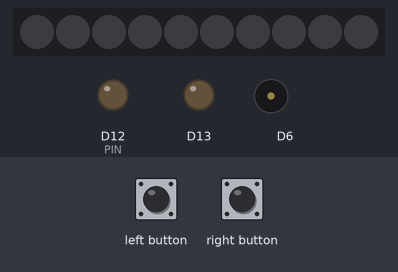
A sketch run on a simulated Adafruit Circuit Playground Express. On the bench: 10 RGB LEDs in strip order, left to right, output pins drawn as LEDs (lit = HIGH), buzzer (waves = sounding). Inputs (shaded band) come from the test bench. Dim RGB values are drawn brighter than linear.

Above: at 1.2 s.
1.3 s: left button pressed for 0.15 s
At 2.4 s:
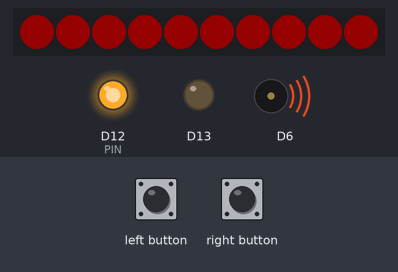
5.0 s: right button pressed for 3.2 s
At 8.2 s:
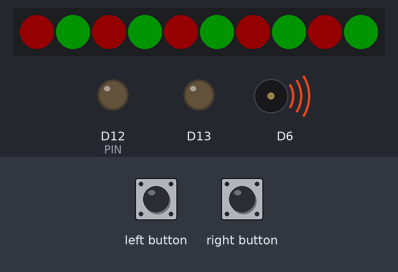
9.9 s: right button pressed for 0.15 s
At 13.0 s:
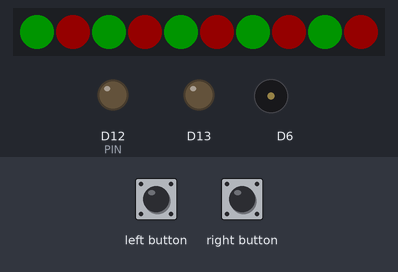
Timing chart, 0 to 14.5 s (numbered marks = the images above; inputs shaded):
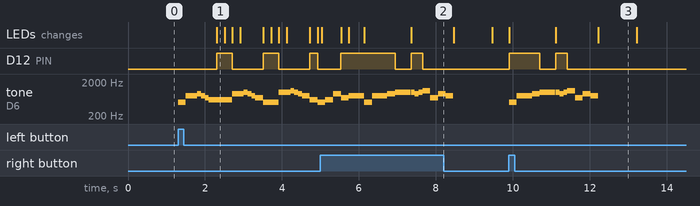

The sketch:

CP-Classic-ChristmasButtons.ino
```cpp
#include <Adafruit_CircuitPlayground.h>

#define PIN 12 //CHANGE this if your sequins thread connects to something different than 12

///////////////////////////////////////////////////////////////////////////////
void setup() {
  CircuitPlayground.begin();
  pinMode(PIN, OUTPUT); //Sets PIN (one we set above) to be an output (not input)
}

// MAIN Loop that defines the two main functions
void loop() {
  if (CircuitPlayground.leftButton()) {
    indicateLeft();
  }
  if (CircuitPlayground.rightButton()) {
    indicateRight();
  }
}

void indicateLeft() {
  CircuitPlayground.clearPixels();

 //SONG Wish You a Merry Christmas
  CircuitPlayground.playTone(500, 200);
  CircuitPlayground.playTone(800, 200);
  CircuitPlayground.playTone(800, 100);
  CircuitPlayground.playTone(900, 100);
  CircuitPlayground.playTone(800, 100);
  CircuitPlayground.playTone(700, 100);
  CircuitPlayground.playTone(600, 200);
  allRed();
  digitalWrite(PIN, HIGH); //writes out to sequin connected to pin
  CircuitPlayground.playTone(600, 200);
  allGreen();
  CircuitPlayground.playTone(600, 200);
  allRed();
  digitalWrite(PIN, LOW);
  CircuitPlayground.playTone(900, 200);
  CircuitPlayground.clearPixels();
  CircuitPlayground.playTone(900, 100);
  CircuitPlayground.playTone(1000, 100);
  CircuitPlayground.playTone(900, 100);
  CircuitPlayground.playTone(800, 100);
  CircuitPlayground.playTone(700, 200);
  digitalWrite(PIN, HIGH);
  allGreen();
  CircuitPlayground.playTone(500, 200);
  allRed();
  CircuitPlayground.playTone(500, 200);
  digitalWrite(PIN, LOW);
  allGreen();
  CircuitPlayground.playTone(1000, 200);
  CircuitPlayground.clearPixels();
  CircuitPlayground.playTone(1000, 100);
  CircuitPlayground.playTone(1100, 100);
  CircuitPlayground.playTone(1000, 100);
  CircuitPlayground.playTone(900, 100);
  CircuitPlayground.playTone(800, 200);
  digitalWrite(PIN, HIGH);
  redWhite();
  CircuitPlayground.playTone(600, 200);
  whiteRed();
  digitalWrite(PIN, LOW);
  CircuitPlayground.playTone(500, 100);
  CircuitPlayground.clearPixels();
  CircuitPlayground.playTone(500, 100);
  CircuitPlayground.playTone(600, 200);
  CircuitPlayground.playTone(900, 200);
  digitalWrite(PIN, HIGH);
  allBlue();
  CircuitPlayground.playTone(700, 200);
  allWhite();
  CircuitPlayground.playTone(800, 400);
  CircuitPlayground.clearPixels();
  digitalWrite(PIN, LOW);

}

void indicateRight() {
  CircuitPlayground.clearPixels();

  digitalWrite(PIN, HIGH); //writes out to sequin connected to pin
  whiteRed();
  //Oh Christmas Tree Song Below
  CircuitPlayground.playTone(500, 200);
  CircuitPlayground.playTone(800, 100);
  CircuitPlayground.playTone(800, 100);
  CircuitPlayground.playTone(800, 200);
  CircuitPlayground.playTone(900, 200);
  digitalWrite(PIN, LOW);
  CircuitPlayground.playTone(1000, 100);
  CircuitPlayground.playTone(1000, 100);
  CircuitPlayground.playTone(1000, 200);
  delay(10);

  redWhite();
  digitalWrite(PIN, HIGH);

  //Continue Song
  CircuitPlayground.playTone(1000, 100);
  CircuitPlayground.playTone(900, 100);
  CircuitPlayground.playTone(1000, 100);
  digitalWrite(PIN, LOW);
  CircuitPlayground.playTone(1100, 200);
  CircuitPlayground.playTone(700, 200);
  CircuitPlayground.playTone(900, 200);
  CircuitPlayground.playTone(800, 200);
  digitalWrite(PIN, LOW);
  whiteRed();
  delay(1000);
  digitalWrite(PIN, LOW);
  CircuitPlayground.clearPixels();

}


////BELOW ARE ALL FUNCTION TO FLASH COLORS

//A simple function that makes all lights red
void allRed() {
  for(int i=0; i<10; ++i) {
    CircuitPlayground.setPixelColor(i, 255,0,0);
  }
}

//A simple function that makes all lights green
void allGreen() {
  for(int i=0; i<10; ++i) {
    CircuitPlayground.setPixelColor(i, 0,255,0);
  }
}

//A simple function that makes all lights blue
void allBlue() {
  for(int i=0; i<10; ++i) {
    CircuitPlayground.setPixelColor(i, 0, 0, 255);
  }
}

//A simple function that makes all lights white
void allWhite() {
  for(int i=0; i<10; ++i) {
    CircuitPlayground.setPixelColor(i, 255, 255, 255);
  }
}

void whiteRed() {
  CircuitPlayground.setPixelColor(0, 0, 255, 0);
  CircuitPlayground.setPixelColor(1, 255, 0, 0);
  CircuitPlayground.setPixelColor(2, 0, 255, 0);
  CircuitPlayground.setPixelColor(3, 255, 0, 0);
  CircuitPlayground.setPixelColor(4, 0, 255, 0);
  CircuitPlayground.setPixelColor(5, 255, 0, 0);
  CircuitPlayground.setPixelColor(6, 0, 255, 0);
  CircuitPlayground.setPixelColor(7, 255, 0, 0);
  CircuitPlayground.setPixelColor(8, 0, 255, 0);
  CircuitPlayground.setPixelColor(9, 255, 0, 0);
}

void redWhite() {
  CircuitPlayground.setPixelColor(2, 255, 0, 0);
  CircuitPlayground.setPixelColor(1, 0, 255, 0);
  CircuitPlayground.setPixelColor(4, 255, 0, 0);
  CircuitPlayground.setPixelColor(3, 0, 255, 0);
  CircuitPlayground.setPixelColor(6, 255, 0, 0);
  CircuitPlayground.setPixelColor(5, 0, 255, 0);
  CircuitPlayground.setPixelColor(8, 255, 0, 0);
  CircuitPlayground.setPixelColor(7, 0, 255, 0);
  CircuitPlayground.setPixelColor(0, 255, 0, 0);
  CircuitPlayground.setPixelColor(9, 0, 255, 0);
}
```

Measured:
- after the input at 1.3 s, D12 (PIN): goes HIGH 0.41 s, LOW 0.80 s, HIGH 0.41 s, LOW 0.80 s, HIGH 0.21 s, then LOW, starting after 1.0 s; tone on D6: plays 500 Hz for 0.20 s, 800 Hz for 0.30 s, 900 Hz for 0.10 s, 800 Hz for 0.10 s, 700 Hz for 0.10 s, 600 Hz for 0.61 s … (19 notes in this stretch), starting at once; the LEDs: change after 1.0 s (image 1)
- after the input at 9.9 s, D12 (PIN): LOW → HIGH at once, → LOW 0.80 s later, → HIGH 0.41 s later, → LOW 0.30 s later; tone on D6: plays 500 Hz for 0.20 s, 800 Hz for 0.40 s, 900 Hz for 0.20 s, 1000 Hz for 0.40 s, 1000 Hz for 0.10 s, 900 Hz for 0.10 s … (11 notes in this stretch), starting at once; the LEDs: change at once (image 3)
- what the display in image 3 shows lasts 1.0 s, from 12.2 s to 13.2 s
